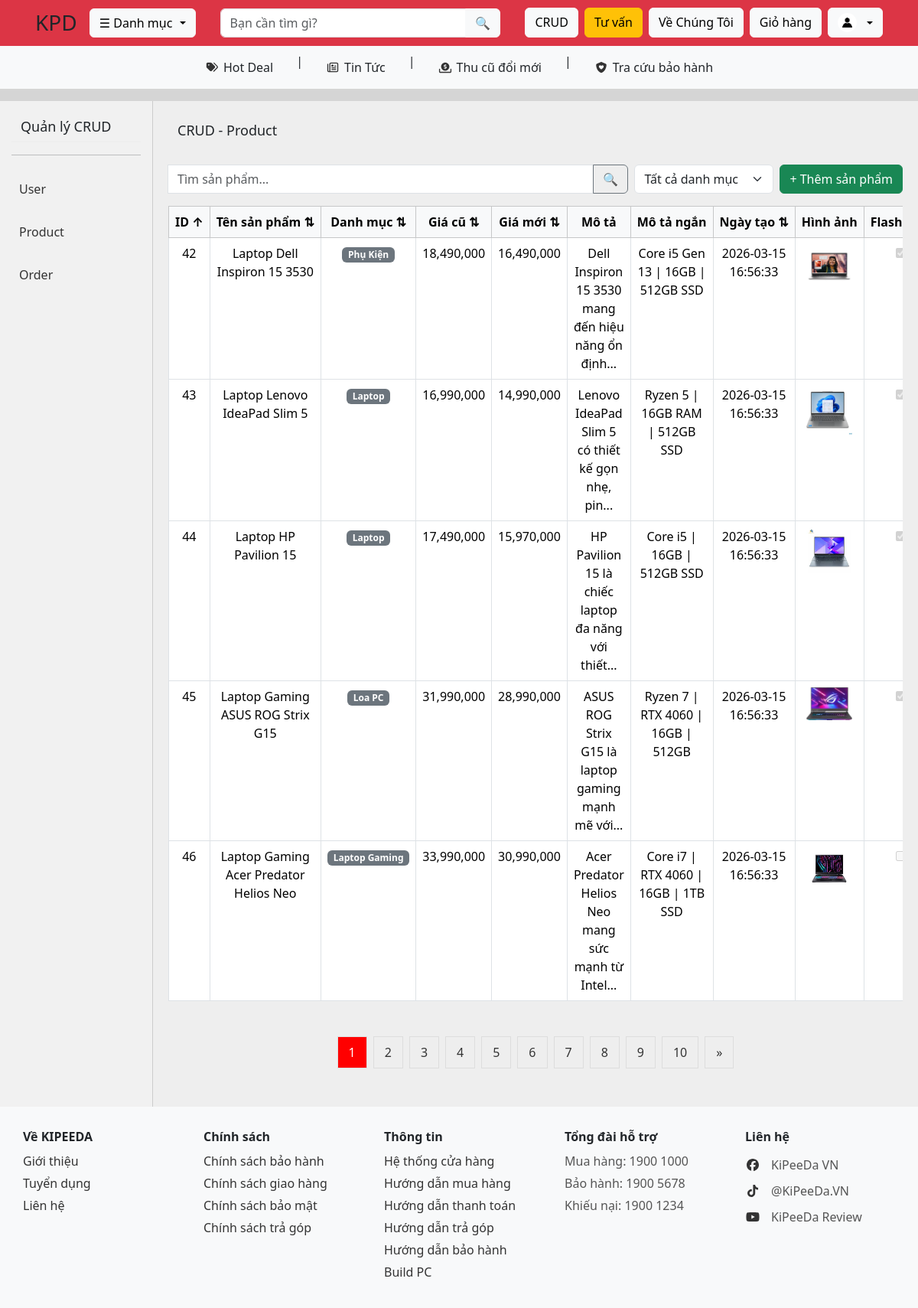
The page /crud.php?sort=id&order=asc (signed in) on the database its author committed.
### tables this page shows
CREATE TABLE `products` (
  `id` int NOT NULL,
  `name` varchar(500) NOT NULL,
  `price` decimal(10,0) NOT NULL,
  `old_price` decimal(10,0) DEFAULT NULL,
  `image` varchar(255) NOT NULL,
  `description` text NOT NULL,
  `short_description` text NOT NULL,
  `category_id` int NOT NULL,
  `created_at` timestamp NOT NULL DEFAULT CURRENT_TIMESTAMP,
  `status` enum('0','1') NOT NULL,
  `flash_sale` enum('0','1') DEFAULT '0'
);

CREATE TABLE `categories` (
  `id` int NOT NULL,
  `name` varchar(100) NOT NULL,
  `image` varchar(255) NOT NULL,
  `warranty_months` int DEFAULT '12'
);

### Database/Database.php (called while the page is built, shortened)
<?php
class Database
{
    private $host = "localhost";
    private $user = "root";
    private $pass = "";
    private $dbname = "kipeeda";
    public $conn;
    public function __construct()
    {
        $this->conn = new mysqli(
            $this->host,
            $this->user,
            $this->pass,
            $this->dbname
        );
        $this->conn->set_charset("utf8mb4");
    }
    public function select($sql, $types = "", $params = [])
    {
        $stmt = $this->conn->prepare($sql);
        $stmt->execute();
        $result = $stmt->get_result();
        $data = $result ? $result->fetch_all(MYSQLI_ASSOC) : [];
        return $data;
    }
}

### crud.php (the view, shortened to what this page needs)
<?php
require_once "Database/Database.php";
$db = new Database();
$sort = $_GET['sort'] ?? 'id';
$order = $_GET['order'] ?? 'desc';
$order = $order === 'asc' ? 'asc' : 'desc';
function arrow($column, $sort, $order)
{
    if ($column == $sort) {
        return $order == 'asc' ? '↑' : '↓';
    }
    return '⇅';
}
$category_filter = isset($_GET['category']) ? $_GET['category'] : '';
$page = isset($_GET['page']) ? (int) $_GET['page'] : 1;
$limit = 5;
$params = [];
$types = "";
$whereSql = "";
$totalData = $db->select(
    "SELECT COUNT(*) as total FROM products $whereSql",
    $types,
    $params
);
$total = $totalData[0]['total'];
$totalPages = ceil($total / $limit);
$offset = ($page - 1) * $limit;
$selectParams = $params;
$selectTypes = $types;
$sql = "SELECT products.*, categories.name AS category_name
        FROM products
        LEFT JOIN categories ON products.category_id = categories.id
        $whereSql
        ORDER BY $sort $order
        LIMIT $offset, $limit";
$products = $db->select($sql, $selectTypes, $selectParams);
?>
<!DOCTYPE html>
<html lang="vi">
<head>
    <link href="https://cdn.jsdelivr.net/npm/bootstrap@5.3.3/dist/css/bootstrap.min.css" rel="stylesheet">
    <link rel="stylesheet" href="public/css/style.css">
    <link rel="stylesheet" href="public/css/crud.css">
</head>
<body>
    <?php include "navbar.php"; ?>
    <div class="container-fluid mt-3">
        <div class="row">
            <div class="col-md-2 sidebar">
                <h6>Quản lý CRUD</h6>
                <hr>
                <ul class="list-unstyled">
                    <?php if ($_SESSION["role"] == "admin"): ?>
                        <li><a href="user.php">User</a></li>
                    <?php endif; ?>
                    <?php if (in_array($_SESSION["role"], ["admin", "quanly"])): ?>
                        <li><a href="crud.php">Product</a></li>
                        <li><a href="order.php">Order</a></li>
                    <?php endif; ?>
                </ul>
            </div>
            <div class="col-md-10 main-content">
                <div class="d-flex justify-content-between align-items-center mb-3">
                    <h5>CRUD - Product</h5>
                </div>
                <div class="d-flex gap-2 mb-3 flex-wrap">
                    <form method="GET" action="crud.php" class="flex-grow-1">
                        <div class="input-group">
                            <input type="hidden" name="from" value="crud"> <input type="search" name="keyword"
                                class="form-control" placeholder="Tìm sản phẩm..."
                                value="<?= htmlspecialchars($keyword) ?>">
                            <button class="btn btn-outline-secondary" type="submit">
                                🔍
                            </button>
                        </div>
                    </form>
                    <select id="categoryFilter" class="form-select w-auto" onchange="filterCategory(this.value)">
                        <option value="">Tất cả danh mục</option>
                    </select>
                    <button class="btn btn-success" data-bs-toggle="modal" data-bs-target="#addModal">
                        + Thêm sản phẩm
                    </button>
                </div>
                <div class="table-responsive">
                    <table class="table table-bordered text-center">
                        <thead class="table-light">
                            <tr>
                                <th>
                                    <a href="?sort=id&order=<?= $order == 'asc' ? 'desc' : 'asc' ?>">
                                        ID <?= arrow('id', $sort, $order) ?>
                                    </a>
                                </th>
                                <th>
                                    <a href="?sort=name&order=<?= $order == 'asc' ? 'desc' : 'asc' ?>">
                                        Tên sản phẩm <?= arrow('name', $sort, $order) ?>
                                    </a>
                                </th>
                                <th>
                                    <a href="?sort=category_name&order=<?= $order == 'asc' ? 'desc' : 'asc' ?>">
                                        Danh mục <?= arrow('category_name', $sort, $order) ?>
                                    </a>
                                </th>
                                <th>
                                    <a href="?sort=old_price&order=<?= $order == 'asc' ? 'desc' : 'asc' ?>">
                                        Giá cũ <?= arrow('old_price', $sort, $order) ?>
                                    </a>
                                </th>
                                <th>
                                    <a href="?sort=price&order=<?= $order == 'asc' ? 'desc' : 'asc' ?>">
                                        Giá mới <?= arrow('price', $sort, $order) ?>
                                    </a>
                                </th>
                                <th>Mô tả</th>
                                <th>Mô tả ngắn</th>
                                <th>
                                    <a href="?sort=created_at&order=<?= $order == 'asc' ? 'desc' : 'asc' ?>">
                                        Ngày tạo <?= arrow('created_at', $sort, $order) ?>
                                    </a>
                                </th>
                                <th>Hình ảnh</th>
                                <th>Flash Sale</th>
                            </tr>
                        </thead>
                        <tbody>
                            <?php foreach ($products as $item): ?>
                                <tr>
                                    <td><?= $item['id'] ?></td>
                                    <td><?= $item['name'] ?></td>
                                    <td>
                                        <span class="badge bg-secondary">
                                            <?= htmlspecialchars($item['category_name'] ?? 'Chưa phân loại') ?>
                                        </span>
                                    </td>
                                    <td><?= number_format($item['old_price']) ?></td>
                                    <td><?= number_format($item['price']) ?></td>
                                    <td class="limit-50"><?= $item['description'] ?></td>
                                    <td><?= $item['short_description'] ?></td>
                                    <td><?= $item['created_at'] ?></td>
                                    <td>
                                        <img src="public/img/<?= $item['image'] ?>" alt="ảnh" width="60">
                                    </td>
                                    <td>
                                        <input type="checkbox" disabled <?= $item['flash_sale'] ? 'checked' : '' ?>>
                                    </td>
                                </tr>
                            <?php endforeach; ?>
                        </tbody>
                    </table>
                </div>
                <div class="pagination">
                    <?php for ($i = 1; $i <= $totalPages; $i++): ?>
                        <a class="page-btn <?= ($i == $page) ? 'active' : '' ?>"
                            href="?page=<?= $i ?>&keyword=<?= urlencode($keyword) ?>&category=<?= $category_filter ?>&from=crud">
                            <?= $i ?>
                        </a>
                    <?php endfor; ?>
                    <?php if ($page < $totalPages): ?>
                        <a class="page-btn"
                            href="?page=<?= $page + 1 ?>&keyword=<?= urlencode($keyword) ?>&category=<?= $category_filter ?>&from=crud">
                            »
                        </a>
                    <?php endif; ?>
                </div>
            </div>
        </div>
    </div>
    <?php include "footer.php" ?>
</body>
</html>

### public/css/style.css (style rules this page uses)
body { background: #cfcfcfda; }
img { max-width: 100%; height: auto; }

### public/css/crud.css (style rules this page uses)
.sidebar { background: #f1f1f1; min-height: 80vh; padding: 15px; border-right: 1px solid #ccc; }
.sidebar ul li { padding: 8px 0; }
.sidebar a { text-decoration: none; color: black; }
.main-content { background: #eee; min-height: 80vh; padding: 20px; }
.sidebar h6 { padding: 8px 10px; }
.sidebar h6, .main-content h5 { font-size: 18px; padding: 8px 12px; border-bottom: 2px solid #eee; }
.pagination { display: flex; justify-content: center; gap: 8px; margin: 30px 0; }
.pagination a { padding: 8px 14px; border: 1px solid #ddd; text-decoration: none; color: #333; }
.pagination a.active { background: red; color: white; }
th { cursor: pointer; user-select: none; white-space: nowrap; }
.sidebar a { display: block; padding: 8px 10px; color: #333; border-radius: 6px; text-decoration: none; transition: 0.2s; }
th a { color: black !important; text-decoration: none; }

### rows shown on the page
products: id "42", name "Laptop Dell Inspiron 15 3530", category.name "Phụ Kiện", old_price "18,490,000", price "16,490,000", short_description "Core i5 Gen 13 | 16GB | 512GB SSD", created_at "2026-03-15 16:56:33", image (picture), flash_sale "☑"
products: id "43", name "Laptop Lenovo IdeaPad Slim 5", category.name "Laptop", old_price "16,990,000", price "14,990,000", short_description "Ryzen 5 | 16GB RAM | 512GB SSD", created_at "2026-03-15 16:56:33", image (picture), flash_sale "☑"
products: id "44", name "Laptop HP Pavilion 15", category.name "Laptop", old_price "17,490,000", price "15,970,000", short_description "Core i5 | 16GB | 512GB SSD", created_at "2026-03-15 16:56:33", image (picture), flash_sale "☑"
products: id "45", name "Laptop Gaming ASUS ROG Strix G15", category.name "Loa PC", old_price "31,990,000", price "28,990,000", short_description "Ryzen 7 | RTX 4060 | 16GB | 512GB", created_at "2026-03-15 16:56:33", image (picture), flash_sale "☑"
products: id "46", name "Laptop Gaming Acer Predator Helios Neo", category.name "Laptop Gaming", old_price "33,990,000", price "30,990,000", short_description "Core i7 | RTX 4060 | 16GB | 1TB SSD", created_at "2026-03-15 16:56:33", image (picture)

### other values the page prints
arrow('id', $sort, $order) "↑"
arrow('name', $sort, $order) "⇅"
arrow('category_name', $sort, $order) "⇅"
arrow('old_price', $sort, $order) "⇅"
arrow('price', $sort, $order) "⇅"
arrow('created_at', $sort, $order) "⇅"
